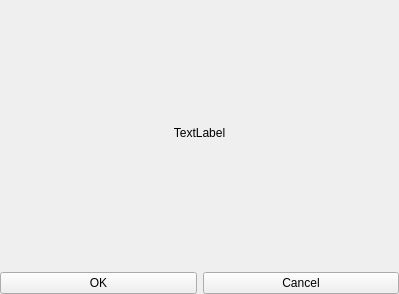
<?xml version="1.0" encoding="UTF-8"?>
<ui version="4.0">
 <class>Form</class>
 <widget class="QWidget" name="Form">
  <property name="geometry">
   <rect>
    <x>0</x>
    <y>0</y>
    <width>399</width>
    <height>294</height>
   </rect>
  </property>
  <property name="windowTitle">
   <string>Form</string>
  </property>
  <property name="style_small" stdset="0">
   <bool>true</bool>
  </property>
  <layout class="QVBoxLayout" name="verticalLayout">
   <property name="leftMargin">
    <number>0</number>
   </property>
   <property name="topMargin">
    <number>0</number>
   </property>
   <property name="rightMargin">
    <number>0</number>
   </property>
   <property name="bottomMargin">
    <number>0</number>
   </property>
   <item>
    <widget class="QLabel" name="label">
     <property name="sizePolicy">
      <sizepolicy hsizetype="Preferred" vsizetype="MinimumExpanding">
       <horstretch>0</horstretch>
       <verstretch>0</verstretch>
      </sizepolicy>
     </property>
     <property name="text">
      <string>TextLabel</string>
     </property>
     <property name="textFormat">
      <enum>Qt::RichText</enum>
     </property>
     <property name="alignment">
      <set>Qt::AlignCenter</set>
     </property>
    </widget>
   </item>
   <item>
    <layout class="QHBoxLayout" name="horizontalLayout">
     <item>
      <widget class="QPushButton" name="ok_button">
       <property name="text">
        <string>OK</string>
       </property>
      </widget>
     </item>
     <item>
      <widget class="QPushButton" name="cancel_button">
       <property name="text">
        <string>Cancel</string>
       </property>
      </widget>
     </item>
    </layout>
   </item>
  </layout>
 </widget>
 <resources/>
 <connections/>
</ui>
